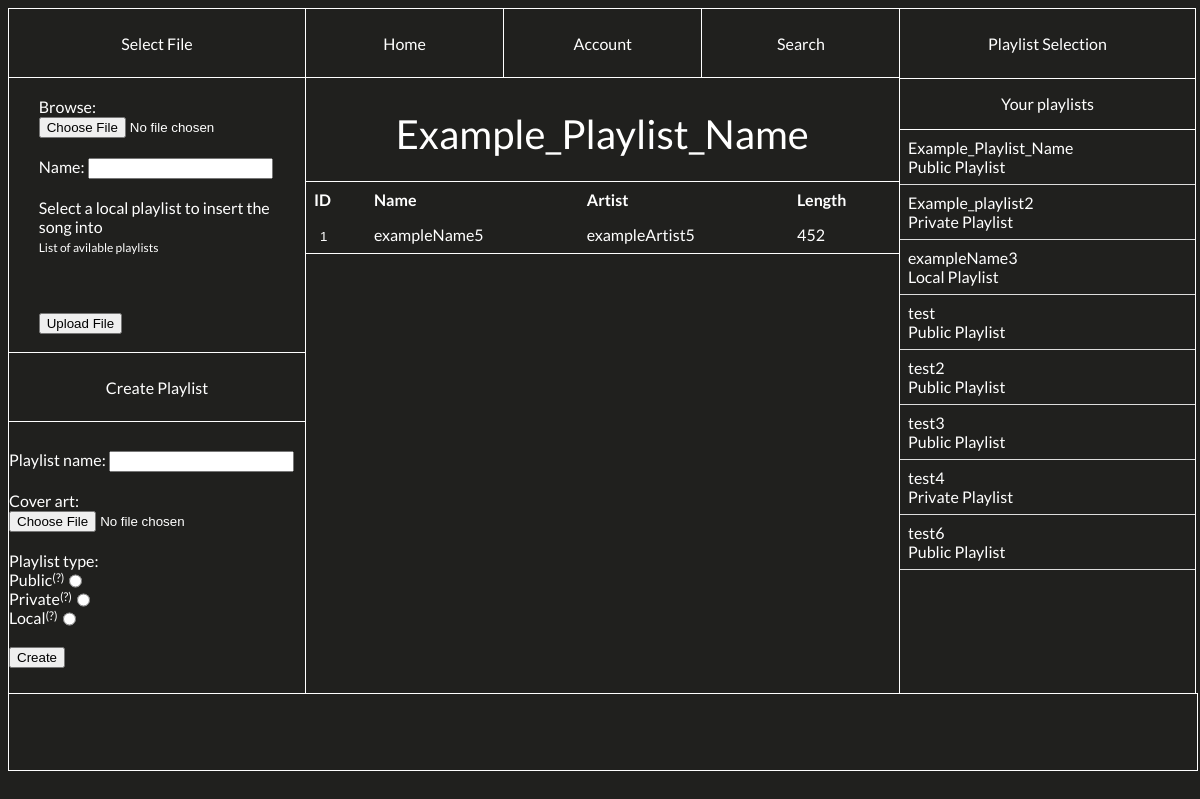
Before: / with the older database file.
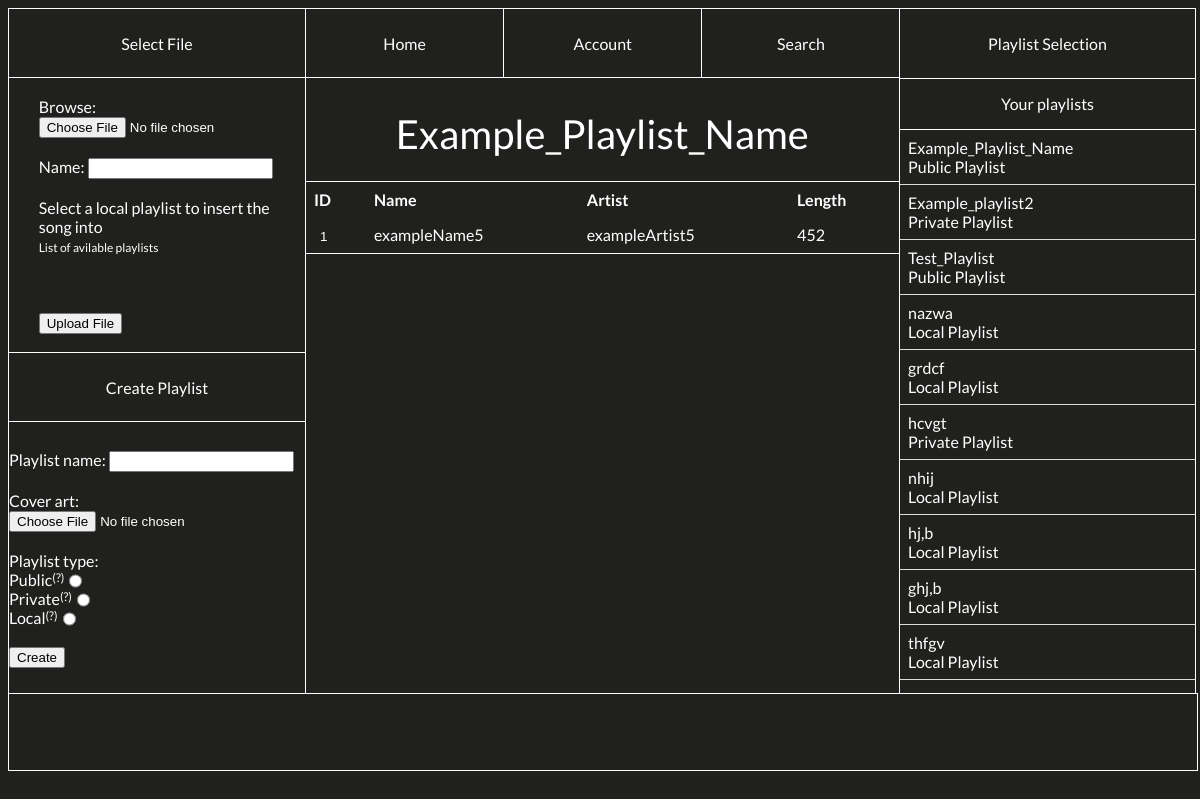
After: the same page with the newer database file.
### tables this page shows
CREATE TABLE `playlists` (
  `playlist_id` int(11) NOT NULL,
  `playlist_name` varchar(255) NOT NULL,
  `numOfSongs` int(11) NOT NULL,
  `createdBy` varchar(255) NOT NULL,
  `playlistType` text NOT NULL
);

CREATE TABLE `songs` (
  `song_id` int(11) NOT NULL,
  `song_name` varchar(255) NOT NULL,
  `artist` varchar(255) NOT NULL,
  `length` int(11) NOT NULL,
  `playlist_id` int(11) NOT NULL,
  `playlist_name` varchar(255) NOT NULL,
  `audio_path` varchar(255) NOT NULL
);

### db.php (the view, shortened to what this page needs)
<?php
    class Db_Connection {
    private ?PDO $pdo;
    public function __construct($adres,$nazwa_bazy,$nazwa,$haslo) {
        $this->pdo = new PDO("mysql:host=$adres;dbname=$nazwa_bazy", $nazwa, $haslo);
        $this->pdo->setAttribute(PDO::ATTR_ERRMODE,PDO::ERRMODE_EXCEPTION);
    }
    private function song() {
        if (isset($_GET["x"]))
        {
            $sId = $_GET["x"];
            $sql = $this->pdo->prepare("SELECT * FROM songs WHERE playlist_id=$sId");
            $sql->execute();
            $sql->setFetchMode(PDO::FETCH_CLASS,"Songs");
            return $sql->fetchAll();
        } else {
            $sql = $this->pdo->prepare("SELECT * FROM songs WHERE playlist_id=1");
            $sql->execute();
            $sql->setFetchMode(PDO::FETCH_CLASS,"Songs");
            return $sql->fetchAll();
        }
    }
    public function songDisplayHtml()
    {
        $songs = $this->song();
        $a = 0;
        echo "<div class=\"songsContainer\">";
        echo "<table class=\"songTable\">";
        echo "<thead>";
        echo "<tr>";
        echo "<th>ID</th>";
        echo "<th>Name</th>";
        echo "<th>Artist</th>";
        echo "<th>Length</th>";
        echo "</tr>";
        echo "</thead>";
        echo "<tbody>";
        foreach ($songs as $song) {
            global $a;
            $a = $a + 1;
            echo "<tr class=\"s1\">";
            echo "<td class=\"songId\">" . "<button name=\"play\" class=\"play\" value=\"$song->song_name\">". $a ."</button>" ."</td>";
            echo "<td>" . $song->song_name . "</td>";
            echo "<td>" . $song->artist . "</td>";
            echo "<td>" . $song->length . "</td>";
            echo "</tr>";
        }
        echo "</tbody>";
        echo "</table>";
        echo "</div>";
    }
    private function playlist_name()
    {
        if (isset($_GET["x"]))
        {
            $pId = $_GET["x"];
            $sql = $this->pdo->prepare("SELECT playlist_name FROM playlists WHERE playlist_id=$pId");
            $sql->execute();
            $sql->setFetchMode(PDO::FETCH_CLASS,"Playlists");
            return $sql->fetchAll();
        } else {
            $sql = $this->pdo->prepare("SELECT playlist_name FROM playlists WHERE playlist_id=1");
            $sql->execute();
            $sql->setFetchMode(PDO::FETCH_CLASS,"Playlists");
            return $sql->fetchAll();
        }
    }
    public function playlistNameDisplayHtml()
    {
        $pname = $this->playlist_name();
        foreach ($pname as $playlistName) {
            echo "<div class=\"pName\">" . $playlistName->playlist_name . "</div>";
        }
    }
    private function playlists()
    {
        $sql = $this->pdo->prepare("SELECT * FROM playlists");
        $sql->execute();
        $sql->setFetchMode(PDO::FETCH_CLASS,"Playlists");
        return $sql->fetchAll();
    }
    public function displayPlaylistsHtml()
    {
        $playlist = $this->playlists();
        echo "<div class=\"playlistsContainer\">";
        echo "<table class=\"playlistTable\">";
        echo "<tbody>";
        foreach ($playlist as $p) {
            echo "<tr class=\"s1\">";
            echo "<td class=\"songId\">" . "<a href=\"index.php?x=$p->playlist_id\" class=\"click\">" . $p->playlist_name . "<div class=\"pTypeDisplay\">$p->playlistType Playlist</div>" . "</a>" . "</td>";
            echo "</tr>";
        }
        echo "</tbody>";
        echo "</table>";
        echo "</div>";
    }
}
?>

### index.php (shortened to what this page needs)
<?php
    require("./db.php");
    $x = new Db_Connection("localhost","music_site","root","");
?>
<!DOCTYPE html>
<html lang="en">
<head>
    <link rel="stylesheet" href="styles.css">
</head>
<body>
    <section id="main">
        <section id="leftTab">
            <div id="fInputTitle">Select File</div>
            <div id="fInput">
                <form action="" method="post" id="f2" enctype="multipart/form-data">
                    <label for="audio-file">Browse: </label>
                    <input type="file" name="audio-file" id="audio-file">
                    <br>
                    <br>
                    <label for="songName">Name:</label>
                    <input type="text" name="songName">
                    <br>
                    <br>
                    <label for="insertPlaylist" id="playlistSelect">Select a local playlist to insert the song into</label>
                    <br>
                    <div class="Help">List of avilable playlists
                        <span class="helpText"><?php $x->displayLocalPlaylists() ?></span>
                    </div>
                    <br>
                    <br>
                    <br>
                    <br>
                    <button name="sendSong">Upload File</button>
                </form>
            </div>
            <?php
                $x->getSongData();
            ?>
            <div id="createPlaylistTitle">Create Playlist</div>
            <div id="createPlaylist">
                <form action="" method="post" id="f1" enctype="multipart/form-data">
                    <label for="playlistName">Playlist name: </label>
                    <input type="text" name="playlistName">
                    <br>
                    <br>
                    <label for="cover-art">Cover art: </label>
                    <input type="file" name="cover-art">
                    <br>
                    <br>
                    <label>Playlist type: </label>
                    <br>
                    <div class="type">
                        <label for="Public">Public</label>
                        <div class="Help">(?)
                        </div>
                        <input type="radio" name="playlistType" value="Public">
                    </div>
                    <div class="type">
                        <label for="Private">Private</label>
                        <div class="Help">(?)
                        </div>
                        <input type="radio" name="playlistType" value="Private">
                    </div>
                    <div class="type">
                        <label for="Local">Local</label>
                        <div class="Help">(?)
                        </div>
                        <input type="radio" name="playlistType" value="Local">
                    </div>
                    <br>
                    <button name="Create">Create</button>
                </form>
            </div>
        </section>
        <?php
            $x->getPlaylistData();
        ?>
        <section id="middleTab">
            <div id="top">
                <div id="homeContainer">
                    Home
                </div>
                <div id="accountContainer">
                    Account
                </div>
                <div id="searchContainer">
                    Search
                </div>
            </div>
            <div id="displayPlaylistName">
                <?php
                    $x->playlistNameDisplayHtml();
                ?>
            </div>
            <div id="displaySongs">
                <form action="" method="post">
                    <?php
                        $x->songDisplayHtml();
                    ?>
                </form>
            </div>
        </section>
        <section id="rightTab">
            <div id="playlistSelectionTitle">Playlist Selection</div>
            <div class="userPlaylists">Your playlists</div>
            <div id="playlistSelection">
                <?php
                $x->displayPlaylistsHtml();
                ?>
            </div>
        </section>
        <section id="bottomTab">
        </section>
    </section>
</body>
</html>

### styles.css (style rules this page uses)
body { width: 99%; height: 95vh; background-color: #20201e; display: flex; align-items: center; justify-content: center; font-family: 'Lato', sans-serif; }
#main { width: 100%; height: 100%; }
#leftTab { width: 25%; height: 90%; float: left; }
#fInputTitle { height: 10%; border: 1px solid white; border-right: none; border-bottom: none; color: white; display: flex; align-items: center; justify-content: center; }
#f2 { color: white; }
#fInput { height: 40%; border: 1px solid white; border-right: none; border-bottom: none; display: flex; align-items: center; justify-content: center; padding-left: 10%; }
#createPlaylistTitle { height: 10%; border: 1px solid white; border-right: none; color: white; display: flex; align-items: center; justify-content: center; }
#createPlaylist { height: 40%; border: 1px solid white; border-right: none; border-top: none; border-bottom: none; display: flex; align-items: center; justify-content: center; }
#rightTab { width: 25%; height: 82.4%; float: right; }
#playlistSelectionTitle { height: 11%; border: 1px solid white; color: white; display: flex; align-items: center; justify-content: center; }
#playlistSelection { height: 90%; border: 1px solid white; border-bottom: none; }
#middleTab { width:49.87%; height: 90%; border: 1px solid white; border-right: none; border-bottom: none; float:inline-start; }
#top { height: 10%; width: 100.2%; color: white; display: flex; flex-direction: row; align-items: center; }
#homeContainer, #accountContainer, #searchContainer { height: 100%; width: 33.3333333333333%; border: 1px solid white; display: flex; align-items: center; justify-content: center; }
#homeContainer { border-left: none; border-right: none; }
#searchContainer { border-left: none; border-right: none; }
#f1 { color: white; }
#displayPlaylistName { height: 15%; width: 100%; border: 1px solid white; border-right: none; border-left: none; border-bottom: none; display: flex; align-items: center; justify-content: center; }
.songsContainer { height: 15%; width: 100.2%; border: 1px solid white; color: white; border-right: none; border-left: none; }
#displaySongs { width: 100%; }
.songTable { width: 100%; border-collapse: collapse; }
.songTable th, .songTable td { border: 1px solid #ddd; border-left: none; border-right: none; border-top: none; padding: 8px; text-align: left; border-bottom: none; }
#bottomTab { clear: both; height: 10%; width: 100%; border: 1px solid white; display: flex; justify-content: center; align-items: center; }
.pName { color: white; font-size:40px; height: 40px; }
.playlistTable { width: 100% ; border-collapse: collapse; }
.playlistTable th, .playlistTable td { width: 100%; border-collapse: collapse; color: white; border: 1px solid #ddd; border-left: none; border-right: none; border-top: none; padding: 8px; text-align: left; }
.click { text-decoration: none; color: white; }
.type { display: flex; flex-direction: row; }
.Help { display: inline-block; font-size: 12px; }
.userPlaylists { height: 8%; border: 1px solid white; border-bottom: none; color: white; display: flex; border-top: none; align-items: center; justify-content: center; }
.play { background: none; border: none; text-decoration: none; color: white; }

Changed rows visible on the page:
removed playlists: playlist_name "exampleName3", playlistType "Local"
removed playlists: playlist_name "test", playlistType "Public"
removed playlists: playlist_name "test2", playlistType "Public"
removed playlists: playlist_name "test3", playlistType "Public"
removed playlists: playlist_name "test4", playlistType "Private"
removed playlists: playlist_name "test6", playlistType "Public"
added playlists: playlist_name "Test_Playlist", playlistType "Public"
added playlists: playlist_name "nazwa", playlistType "Local"
added playlists: playlist_name "grdcf", playlistType "Local"
added playlists: playlist_name "hcvgt", playlistType "Private"
added playlists: playlist_name "nhij", playlistType "Local"
added playlists: playlist_name "hj,b", playlistType "Local"
added playlists: playlist_name "ghj,b", playlistType "Local"
added playlists: playlist_name "thfgv", playlistType "Local"
